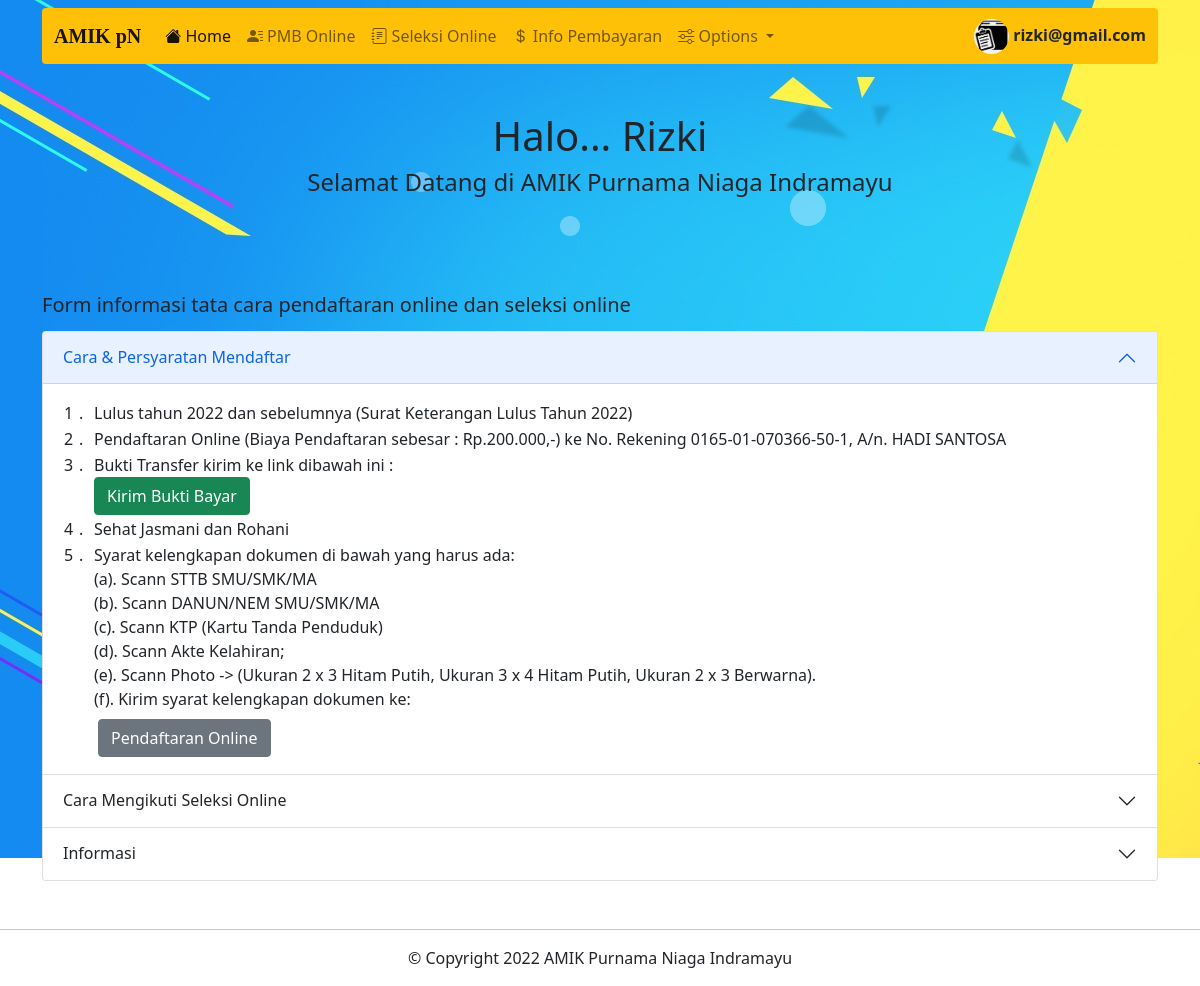
Page /halaman_mahasiswa.php (signed in) on the committed database.
### tables this page shows
CREATE TABLE `profile` (
  `id_profile` int NOT NULL,
  `gambar` varchar(100) NOT NULL,
  `ukuran` varchar(100) NOT NULL,
  `type` varchar(100) NOT NULL,
  `id_pengguna` varchar(25) NOT NULL
);

CREATE TABLE `user` (
  `id_user` int NOT NULL,
  `nama` varchar(100) NOT NULL,
  `email` varchar(100) NOT NULL,
  `nohp` varchar(50) NOT NULL,
  `password` varchar(100) NOT NULL,
  `level` varchar(64) NOT NULL
);

### halaman_mahasiswa.php (the view, shortened to what this page needs)
<?php
include "koneksi.php";
$id = $_SESSION['id_user'];
$result = mysqli_query($con,"SELECT * FROM user WHERE id_user='$id'");
$user = mysqli_fetch_assoc($result);
if(mysqli_num_rows($result)===1){
  $nama = $user['nama'];
  $email = $user['email'];
    $profile = mysqli_query($con,"SELECT * FROM profile WHERE id_pengguna='$id'");
    $gambar = mysqli_fetch_assoc($profile);
    if(mysqli_num_rows($profile)===1){
    $poto = $gambar['gambar'];
    }else{
        $poto = "profile.png";
    }
}
?>
<!doctype html>
<html lang="en">
  <head>
    <link href="https://cdn.jsdelivr.net/npm/bootstrap@5.0.2/dist/css/bootstrap.min.css" rel="stylesheet">
    <link rel="stylesheet" href="https://cdn.jsdelivr.net/npm/bootstrap-icons@1.8.1/font/bootstrap-icons.css">
  </head>
  <body>
<div class="container">
<nav class="navbar navbar-expand-lg navbar-light bg-warning mt-2 rounded">
  <div class="container-fluid">
    <a class="navbar-brand" href="" style="font-family:Gill Sans MT;"><b>AMIK pN</b></a>
    <div class="collapse navbar-collapse" id="navbarSupportedContent">
      <ul class="navbar-nav me-auto mb-2 mb-lg-0">
        <li class="nav-item">
          <a class="nav-link active" aria-current="page" href="halaman_mahasiswa.php"><i class="bi bi-house-fill"></i> Home</a>
        </li>
        <li class="nav-item">
          <a class="nav-link" href="pendaftaran.php"><i class="bi bi-person-lines-fill"></i> PMB Online </a>
        </li>
        <li class="nav-item">
          <a class="nav-link" href="soal_seleksi.php"><i class="bi bi-journal-text"></i> Seleksi Online</a>
        </li>
        <li class="nav-item">
          <a class="nav-link" href="pembayaran.php"><i class="bi bi-currency-dollar"></i> Info Pembayaran</a>
        </li>
        <li class="nav-item dropdown">
          <a class="nav-link dropdown-toggle" href="#" id="navbarDropdown" role="button" data-bs-toggle="dropdown" aria-expanded="false"><i class="bi bi-sliders"></i>
             Options
          </a>
        </li>
      </ul>
      <div class="d-flex">
        <img src="gambar/<?=$poto;?>" alt="" style="width:35px; height:35px;" class="rounded-circle">
        <div class="mt-1 ms-1"><b><?= "  ".$email;?></b></div>
      </div>
    </div>
  </div>
</nav>
</div>
<div class="mt-5 mb-5">
  <div class="container">
    <center>
      <H1>Halo... <?= $nama ?></H1>
      <h4>Selamat Datang di AMIK Purnama Niaga Indramayu</h4>
    </center>
  </div>
</div>
<div class="container">
    <div class="row">
        <div class=" col-sm-12 col-sm-6 col-sm-3">
        <div class="thumbnail">
          <div class="mt-5" style="margin-bottom:-18px;"><h5>Form informasi tata cara pendaftaran online dan seleksi online</h5></div><br>
        <div class="accordion" id="accordionExample">
        <div class="accordion-item">
            <h2 class="accordion-header" id="headingOne">
            <button class="accordion-button" type="button" data-bs-toggle="collapse" data-bs-target="#collapseOne" aria-expanded="true" aria-controls="collapseOne">
                Cara & Persyaratan Mendaftar
            </button>
            </h2>
            <div id="collapseOne" class="accordion-collapse collapse show" aria-labelledby="headingOne" data-bs-parent="#accordionExample">
            <div class="accordion-body">
                <table>
                <tr>
                    <td class="align-text-top" style="width:15px;">1</td>
                    <td class="align-text-top" style="width:15px;">.</td>
                    <td>Lulus tahun 2022 dan sebelumnya (Surat Keterangan Lulus Tahun 2022)</td>
                </tr>
                <tr>
                    <td class="align-text-top" style="width:15px;">2</td>
                    <td class="align-text-top" style="width:15px;">.</td>
                    <td>Pendaftaran Online (Biaya Pendaftaran sebesar : Rp.200.000,-) ke No. Rekening 0165-01-070366-50-1, A/n. HADI SANTOSA</td>
                </tr>
                <tr>
                    <td class="align-text-top" style="width:15px;">3</td>
                    <td class="align-text-top" style="width:15px;">.</td>
                    <td>Bukti Transfer kirim ke link dibawah ini : <br>
                    <a href="bukti_bayar.php" class="btn btn-success">Kirim Bukti Bayar</a></td>
                </tr>
                <tr>
                    <td class="align-text-top" style="width:15px;">4</td>
                    <td class="align-text-top" style="width:15px;">.</td>
                    <td>Sehat Jasmani dan Rohani</td>
                </tr>
                </table>
                    <table>
                <tr>
                    <td class="align-text-top" style="width:15px;">5</td>
                    <td class="align-text-top" style="width:15px;">.</td>
                    <td>Syarat kelengkapan dokumen di bawah yang harus ada: <br>
                        (a). Scann STTB SMU/SMK/MA <br>
                        (b). Scann DANUN/NEM SMU/SMK/MA <br>
                        (c). Scann KTP (Kartu Tanda Penduduk) <br>
                        (d). Scann Akte Kelahiran; <br>
                        (e). Scann Photo -> (Ukuran 2 x 3 Hitam Putih, Ukuran 3 x 4 Hitam Putih, Ukuran 2 x 3 Berwarna). <br>
                        (f). Kirim syarat kelengkapan dokumen ke: <br> <a href="pendaftaran.php" class="ms-1 mt-2 btn btn-secondary">Pendaftaran Online</a></td>
                </tr>
                    </table>
            </div>
            </div>
        </div>
        <div class="accordion-item">
            <h2 class="accordion-header" id="headingTwo">
            <button class="accordion-button collapsed" type="button" data-bs-toggle="collapse" data-bs-target="#collapseTwo" aria-expanded="false" aria-controls="collapseTwo">
                Cara Mengikuti Seleksi Online
            </button>
            </h2>
        </div>
        <div class="accordion-item">
            <h2 class="accordion-header" id="headingThree">
            <button class="accordion-button collapsed" type="button" data-bs-toggle="collapse" data-bs-target="#collapseThree" aria-expanded="false" aria-controls="collapseThree">
                Informasi
            </button>
            </h2>
        </div>
        </div>
        </div>
    </div>
    </div>
</div>
<div class="jumbotron text-center mt-5" style="margin-bottom:0">
    <hr>
    <p>&copy Copyright <?= date('Y');?> AMIK Purnama Niaga Indramayu</p>
</div>
  </body>
</html>

### halaman_mahasiswa.php (style rules this page uses)
body { background-image: url(gambar/bg_hlm.jpg); background-repeat: no-repeat; }

### rows in the picture
profile: gambar (picture)
user: email "rizki@gmail.com", nama "Rizki"
